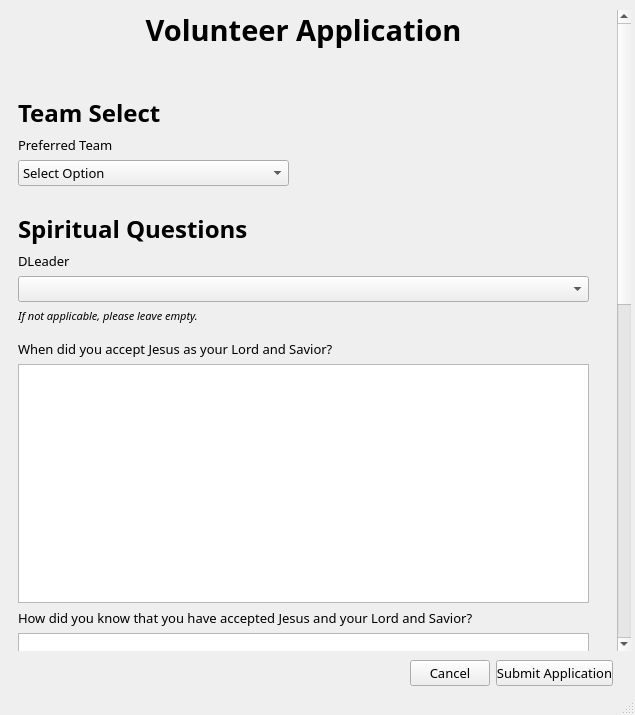
<?xml version="1.0" encoding="UTF-8"?>
<ui version="4.0">
 <class>MainWindow</class>
 <widget class="QMainWindow" name="MainWindow">
  <property name="geometry">
   <rect>
    <x>0</x>
    <y>0</y>
    <width>635</width>
    <height>715</height>
   </rect>
  </property>
  <property name="font">
   <font>
    <family>IBM Plex Sans</family>
    <pointsize>10</pointsize>
   </font>
  </property>
  <property name="windowTitle">
   <string>New Application </string>
  </property>
  <widget class="QWidget" name="centralwidget">
   <widget class="QScrollArea" name="scrollArea">
    <property name="geometry">
     <rect>
      <x>-30</x>
      <y>10</y>
      <width>661</width>
      <height>641</height>
     </rect>
    </property>
    <property name="frameShape">
     <enum>QFrame::NoFrame</enum>
    </property>
    <property name="widgetResizable">
     <bool>false</bool>
    </property>
    <property name="alignment">
     <set>Qt::AlignCenter</set>
    </property>
    <widget class="QWidget" name="scrollAreaWidgetContents">
     <property name="geometry">
      <rect>
       <x>17</x>
       <y>0</y>
       <width>611</width>
       <height>1401</height>
      </rect>
     </property>
     <widget class="QWidget" name="layoutWidget">
      <property name="geometry">
       <rect>
        <x>30</x>
        <y>0</y>
        <width>571</width>
        <height>1398</height>
       </rect>
      </property>
      <layout class="QVBoxLayout" name="vLayout_questionnaire">
       <item>
        <widget class="QLabel" name="lbl_volunteerApp">
         <property name="font">
          <font>
           <pointsize>22</pointsize>
           <weight>75</weight>
           <bold>true</bold>
          </font>
         </property>
         <property name="text">
          <string>Volunteer Application</string>
         </property>
         <property name="alignment">
          <set>Qt::AlignCenter</set>
         </property>
        </widget>
       </item>
       <item>
        <spacer name="verticalSpacer">
         <property name="orientation">
          <enum>Qt::Vertical</enum>
         </property>
         <property name="sizeType">
          <enum>QSizePolicy::Fixed</enum>
         </property>
         <property name="sizeHint" stdset="0">
          <size>
           <width>20</width>
           <height>40</height>
          </size>
         </property>
        </spacer>
       </item>
       <item>
        <layout class="QVBoxLayout" name="vLayout_personalDetails">
         <item>
          <widget class="QLabel" name="lbl_personalDetails">
           <property name="font">
            <font>
             <pointsize>18</pointsize>
             <weight>75</weight>
             <bold>true</bold>
            </font>
           </property>
           <property name="text">
            <string>Team Select</string>
           </property>
          </widget>
         </item>
         <item>
          <layout class="QHBoxLayout" name="hLayout_teamSelect">
           <item>
            <layout class="QVBoxLayout" name="vLayout_teamSelect">
             <item>
              <widget class="QLabel" name="lbl_teamSelect">
               <property name="text">
                <string>Preferred Team</string>
               </property>
              </widget>
             </item>
             <item>
              <widget class="QComboBox" name="combo_teamSelect">
               <item>
                <property name="text">
                 <string>Select Option</string>
                </property>
               </item>
               <item>
                <property name="text">
                 <string>Camera &amp; Graphics</string>
                </property>
               </item>
               <item>
                <property name="text">
                 <string>Sounds &amp; Lights</string>
                </property>
               </item>
               <item>
                <property name="text">
                 <string>Stage Management</string>
                </property>
               </item>
              </widget>
             </item>
            </layout>
           </item>
           <item>
            <spacer name="horizontalSpacer_2">
             <property name="orientation">
              <enum>Qt::Horizontal</enum>
             </property>
             <property name="sizeType">
              <enum>QSizePolicy::Fixed</enum>
             </property>
             <property name="sizeHint" stdset="0">
              <size>
               <width>300</width>
               <height>20</height>
              </size>
             </property>
            </spacer>
           </item>
          </layout>
         </item>
        </layout>
       </item>
       <item>
        <spacer name="verticalSpacer_3">
         <property name="orientation">
          <enum>Qt::Vertical</enum>
         </property>
         <property name="sizeType">
          <enum>QSizePolicy::Fixed</enum>
         </property>
         <property name="sizeHint" stdset="0">
          <size>
           <width>50</width>
           <height>20</height>
          </size>
         </property>
        </spacer>
       </item>
       <item>
        <layout class="QVBoxLayout" name="vLayour_spiritual">
         <item>
          <widget class="QLabel" name="lbl_spiritualQuestions">
           <property name="font">
            <font>
             <pointsize>18</pointsize>
             <weight>75</weight>
             <bold>true</bold>
            </font>
           </property>
           <property name="text">
            <string>Spiritual Questions</string>
           </property>
          </widget>
         </item>
         <item>
          <layout class="QVBoxLayout" name="vLayout_dleaderSelect">
           <item>
            <widget class="QLabel" name="lbl_dleader">
             <property name="text">
              <string>DLeader</string>
             </property>
            </widget>
           </item>
           <item>
            <widget class="QComboBox" name="combo_dleader"/>
           </item>
           <item>
            <widget class="QLabel" name="lbl_notApplicableDLeader">
             <property name="font">
              <font>
               <pointsize>8</pointsize>
               <italic>true</italic>
              </font>
             </property>
             <property name="text">
              <string>If not applicable, please leave empty.</string>
             </property>
             <property name="alignment">
              <set>Qt::AlignLeading|Qt::AlignLeft|Qt::AlignTop</set>
             </property>
            </widget>
           </item>
          </layout>
         </item>
         <item>
          <spacer name="verticalSpacer_2">
           <property name="orientation">
            <enum>Qt::Vertical</enum>
           </property>
           <property name="sizeType">
            <enum>QSizePolicy::Maximum</enum>
           </property>
           <property name="sizeHint" stdset="0">
            <size>
             <width>20</width>
             <height>10</height>
            </size>
           </property>
          </spacer>
         </item>
         <item>
          <layout class="QVBoxLayout" name="vLayout_whenJesusLord">
           <item>
            <widget class="QLabel" name="lbl_whenJesusLord">
             <property name="text">
              <string>When did you accept Jesus as your Lord and Savior?</string>
             </property>
            </widget>
           </item>
           <item>
            <widget class="QTextEdit" name="text_whenJesusLord"/>
           </item>
          </layout>
         </item>
         <item>
          <layout class="QVBoxLayout" name="vLayout_howJesusLord">
           <item>
            <widget class="QLabel" name="lbl_howJesusLord">
             <property name="text">
              <string>How did you know that you have accepted Jesus and your Lord and Savior?</string>
             </property>
            </widget>
           </item>
           <item>
            <widget class="QTextEdit" name="text_howJesusLord"/>
           </item>
          </layout>
         </item>
         <item>
          <layout class="QVBoxLayout" name="vLayout_loseSalvation">
           <item>
            <widget class="QLabel" name="lbl_loseSalvation">
             <property name="text">
              <string>Can you lose your salvation? Why or Why not?</string>
             </property>
            </widget>
           </item>
           <item>
            <widget class="QTextEdit" name="text_loseSalvation"/>
           </item>
          </layout>
         </item>
         <item>
          <layout class="QVBoxLayout" name="vLayout_ministryToSalvation">
           <item>
            <widget class="QLabel" name="lbl_ministryToSalvation">
             <property name="text">
              <string>How do you view ministry/service in relation to your salvation?</string>
             </property>
            </widget>
           </item>
           <item>
            <widget class="QTextEdit" name="text_ministryToSalvation"/>
           </item>
          </layout>
         </item>
        </layout>
       </item>
      </layout>
     </widget>
    </widget>
   </widget>
   <widget class="QWidget" name="layoutWidget">
    <property name="geometry">
     <rect>
      <x>410</x>
      <y>660</y>
      <width>203</width>
      <height>27</height>
     </rect>
    </property>
    <layout class="QHBoxLayout" name="hLayout_buttons">
     <item>
      <widget class="QPushButton" name="btn_cancel">
       <property name="text">
        <string>Cancel</string>
       </property>
      </widget>
     </item>
     <item>
      <widget class="QPushButton" name="btn_submit">
       <property name="text">
        <string>Submit Application</string>
       </property>
      </widget>
     </item>
    </layout>
   </widget>
  </widget>
  <widget class="QStatusBar" name="statusbar"/>
 </widget>
 <resources/>
 <connections/>
</ui>
